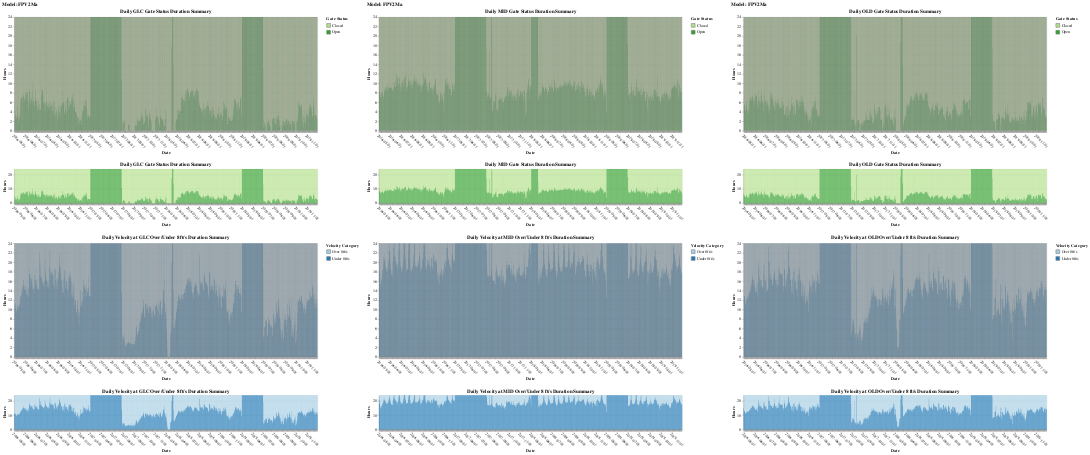

The notebook cell this image was saved under:
### Code cell
alt.hconcat(
        glc_chart,
        mid_chart,
        old_chart
    ).resolve_scale(color='independent')

### Figure 1 — Vega-Lite specification as saved in the notebook (floating-point values rounded to 4 significant figures; data arrays with more than 128 entries replaced by an {"elided": "..."} marker saying what was removed)
{"config": {"view": {"continuousWidth": 300, "continuousHeight": 300}}, "hconcat": [{"vconcat": [{"vconcat": [{"mark": {"type": "bar", "stroke": "grey", "strokeWidth": 0.5, "width": {"band": 0.7}}, "encoding": {"color": {"condition": {"param": "param_128", "field": "gate_status", "scale": {"domain": ["Closed", "Open"], "range": ["#b2df8a", "#33a02c"]}, "title": "Gate Status", "type": "nominal"}, "value": "lightgray"}, "tooltip": [{"field": "date", "type": "ordinal"}, {"field": "gate_status", "type": "nominal"}, {"field": "total_gate_duration", "type": "quantitative"}], "x": {"axis": {"labelAngle": 45, "labelExpr": "(split(datum.value, '-')[2] === '01') ? datum.value : ''", "ticks": true}, "field": "date", "scale": {"domain": {"param": "param_128"}}, "title": "Date", "type": "ordinal"}, "y": {"field": "total_gate_duration", "title": "Hours", "type": "quantitative"}}, "height": 300, "title": "Daily GLC Gate Status Duration Summary", "width": 800}, {"mark": {"type": "bar"}, "encoding": {"color": {"condition": {"param": "param_128", "field": "gate_status", "scale": {"domain": ["Closed", "Open"], "range": ["#b2df8a", "#33a02c"]}, "title": "Gate Status", "type": "nominal"}, "value": "lightgray"}, "tooltip": [{"field": "date", "type": "ordinal"}, {"field": "gate_status", "type": "nominal"}, {"field": "total_gate_duration", "type": "quantitative"}], "x": {"axis": {"labelAngle": 45, "labelExpr": "(split(datum.value, '-')[2] === '01') ? datum.value : ''", "ticks": true}, "field": "date", "title": "Date", "type": "ordinal"}, "y": {"field": "total_gate_duration", "title": "Hours", "type": "quantitative"}}, "height": 90, "name": "view_242", "title": "Daily GLC Gate Status Duration Summary", "width": 800}], "data": {"name": "data-78453fc185e6577aa5e2b99bd699a654"}}, {"vconcat": [{"mark": {"type": "bar", "stroke": "grey", "strokeWidth": 0.5, "width": {"band": 0.7}}, "encoding": {"color": {"condition": {"param": "param_128", "field": "Velocity_Category", "scale": {"domain": ["Over 8ft/s", "Under 8ft/s"], "range": ["#a6cee3", "#1f78b4"]}, "title": "Velocity Category", "type": "nominal"}, "value": "lightgray"}, "tooltip": [{"field": "date", "type": "ordinal"}, {"field": "Velocity_Category", "type": "nominal"}, {"field": "total_velocity_duration", "type": "quantitative"}], "x": {"axis": {"labelAngle": 45, "labelExpr": "(split(datum.value, '-')[2] === '01') ? datum.value : ''", "ticks": true}, "field": "date", "scale": {"domain": {"param": "param_128"}}, "title": "Date", "type": "ordinal"}, "y": {"field": "total_velocity_duration", "title": "Hours", "type": "quantitative"}}, "height": 300, "title": "Daily Velocity at GLC Over/Under 8 ft/s Duration Summary", "width": 800}, {"mark": {"type": "bar"}, "encoding": {"color": {"condition": {"param": "param_128", "field": "Velocity_Category", "scale": {"domain": ["Over 8ft/s", "Under 8ft/s"], "range": ["#a6cee3", "#1f78b4"]}, "title": "Velocity Category", "type": "nominal"}, "value": "lightgray"}, "tooltip": [{"field": "date", "type": "ordinal"}, {"field": "Velocity_Category", "type": "nominal"}, {"field": "total_velocity_duration", "type": "quantitative"}], "x": {"axis": {"labelAngle": 45, "labelExpr": "(split(datum.value, '-')[2] === '01') ? datum.value : ''", "ticks": true}, "field": "date", "title": "Date", "type": "ordinal"}, "y": {"field": "total_velocity_duration", "title": "Hours", "type": "quantitative"}}, "height": 90, "name": "view_241", "title": "Daily Velocity at GLC Over/Under 8 ft/s Duration Summary", "width": 800}], "data": {"name": "data-15ad5d30b6786317e0bc5fc96766fa2d"}}], "resolve": {"scale": {"color": "independent"}}, "title": "Model: FPV2Ma"}, {"vconcat": [{"vconcat": [{"mark": {"type": "bar", "stroke": "grey", "strokeWidth": 0.5, "width": {"band": 0.7}}, "encoding": {"color": {"condition": {"param": "param_129", "field": "gate_status", "scale": {"domain": ["Closed", "Open"], "range": ["#b2df8a", "#33a02c"]}, "title": "Gate Status", "type": "nominal"}, "value": "lightgray"}, "tooltip": [{"field": "date", "type": "ordinal"}, {"field": "gate_status", "type": "nominal"}, {"field": "total_gate_duration", "type": "quantitative"}], "x": {"axis": {"labelAngle": 45, "labelExpr": "(split(datum.value, '-')[2] === '01') ? datum.value : ''", "ticks": true}, "field": "date", "scale": {"domain": {"param": "param_129"}}, "title": "Date", "type": "ordinal"}, "y": {"field": "total_gate_duration", "title": "Hours", "type": "quantitative"}}, "height": 300, "title": "Daily MID Gate Status Duration Summary", "width": 800}, {"mark": {"type": "bar"}, "encoding": {"color": {"condition": {"param": "param_129", "field": "gate_status", "scale": {"domain": ["Closed", "Open"], "range": ["#b2df8a", "#33a02c"]}, "title": "Gate Status", "type": "nominal"}, "value": "lightgray"}, "tooltip": [{"field": "date", "type": "ordinal"}, {"field": "gate_status", "type": "nominal"}, {"field": "total_gate_duration", "type": "quantitative"}], "x": {"axis": {"labelAngle": 45, "labelExpr": "(split(datum.value, '-')[2] === '01') ? datum.value : ''", "ticks": true}, "field": "date", "title": "Date", "type": "ordinal"}, "y": {"field": "total_gate_duration", "title": "Hours", "type": "quantitative"}}, "height": 90, "name": "view_244", "title": "Daily MID Gate Status Duration Summary", "width": 800}], "data": {"name": "data-cf459d46943be495a1a58d9f44482e63"}}, {"vconcat": [{"mark": {"type": "bar", "stroke": "grey", "strokeWidth": 0.5, "width": {"band": 0.7}}, "encoding": {"color": {"condition": {"param": "param_129", "field": "Velocity_Category", "scale": {"domain": ["Over 8ft/s", "Under 8ft/s"], "range": ["#a6cee3", "#1f78b4"]}, "title": "Velocity Category", "type": "nominal"}, "value": "lightgray"}, "tooltip": [{"field": "date", "type": "ordinal"}, {"field": "Velocity_Category", "type": "nominal"}, {"field": "total_velocity_duration", "type": "quantitative"}], "x": {"axis": {"labelAngle": 45, "labelExpr": "(split(datum.value, '-')[2] === '01') ? datum.value : ''", "ticks": true}, "field": "date", "scale": {"domain": {"param": "param_129"}}, "title": "Date", "type": "ordinal"}, "y": {"field": "total_velocity_duration", "title": "Hours", "type": "quantitative"}}, "height": 300, "title": "Daily Velocity at MID Over/Under 8 ft/s Duration Summary", "width": 800}, {"mark": {"type": "bar"}, "encoding": {"color": {"condition": {"param": "param_129", "field": "Velocity_Category", "scale": {"domain": ["Over 8ft/s", "Under 8ft/s"], "range": ["#a6cee3", "#1f78b4"]}, "title": "Velocity Category", "type": "nominal"}, "value": "lightgray"}, "tooltip": [{"field": "date", "type": "ordinal"}, {"field": "Velocity_Category", "type": "nominal"}, {"field": "total_velocity_duration", "type": "quantitative"}], "x": {"axis": {"labelAngle": 45, "labelExpr": "(split(datum.value, '-')[2] === '01') ? datum.value : ''", "ticks": true}, "field": "date", "title": "Date", "type": "ordinal"}, "y": {"field": "total_velocity_duration", "title": "Hours", "type": "quantitative"}}, "height": 90, "name": "view_243", "title": "Daily Velocity at MID Over/Under 8 ft/s Duration Summary", "width": 800}], "data": {"name": "data-6c337a0b9671f68aacfbb9f39565e961"}}], "resolve": {"scale": {"color": "independent"}}, "title": "Model: FPV2Ma"}, {"vconcat": [{"vconcat": [{"mark": {"type": "bar", "stroke": "grey", "strokeWidth": 0.5, "width": {"band": 0.7}}, "encoding": {"color": {"condition": {"param": "param_130", "field": "gate_status", "scale": {"domain": ["Closed", "Open"], "range": ["#b2df8a", "#33a02c"]}, "title": "Gate Status", "type": "nominal"}, "value": "lightgray"}, "tooltip": [{"field": "date", "type": "ordinal"}, {"field": "gate_status", "type": "nominal"}, {"field": "total_gate_duration", "type": "quantitative"}], "x": {"axis": {"labelAngle": 45, "labelExpr": "(split(datum.value, '-')[2] === '01') ? datum.value : ''", "ticks": true}, "field": "date", "scale": {"domain": {"param": "param_130"}}, "title": "Date", "type": "ordinal"}, "y": {"field": "total_gate_duration", "title": "Hours", "type": "quantitative"}}, "height": 300, "title": "Daily OLD Gate Status Duration Summary", "width": 800}, {"mark": {"type": "bar"}, "encoding": {"color": {"condition": {"param": "param_130", "field": "gate_status", "scale": {"domain": ["Closed", "Open"], "range": ["#b2df8a", "#33a02c"]}, "title": "Gate Status", "type": "nominal"}, "value": "lightgray"}, "tooltip": [{"field": "date", "type": "ordinal"}, {"field": "gate_status", "type": "nominal"}, {"field": "total_gate_duration", "type": "quantitative"}], "x": {"axis": {"labelAngle": 45, "labelExpr": "(split(datum.value, '-')[2] === '01') ? datum.value : ''", "ticks": true}, "field": "date", "title": "Date", "type": "ordinal"}, "y": {"field": "total_gate_duration", "title": "Hours", "type": "quantitative"}}, "height": 90, "name": "view_246", "title": "Daily OLD Gate Status Duration Summary", "width": 800}], "data": {"name": "data-727b63d508c0dea07261c25fbfa34938"}}, {"vconcat": [{"mark": {"type": "bar", "stroke": "grey", "strokeWidth": 0.5, "width": {"band": 0.7}}, "encoding": {"color": {"condition": {"param": "param_130", "field": "Velocity_Category", "scale": {"domain": ["Over 8ft/s", "Under 8ft/s"], "range": ["#a6cee3", "#1f78b4"]}, "title": "Velocity Category", "type": "nominal"}, "value": "lightgray"}, "tooltip": [{"field": "date", "type": "ordinal"}, {"field": "Velocity_Category", "type": "nominal"}, {"field": "total_velocity_duration", "type": "quantitative"}], "x": {"axis": {"labelAngle": 45, "labelExpr": "(split(datum.value, '-')[2] === '01') ? datum.value : ''", "ticks": true}, "field": "date", "scale": {"domain": {"param": "param_130"}}, "title": "Date", "type": "ordinal"}, "y": {"field": "total_velocity_duration", "title": "Hours", "type": "quantitative"}}, "height": 300, "title": "Daily Velocity at OLD Over/Under 8 ft/s Duration Summary", "width": 800}, {"mark": {"type": "bar"}, "encoding": {"color": {"condition": {"param": "param_130", "field": "Velocity_Category", "scale": {"domain": ["Over 8ft/s", "Under 8ft/s"], "range": ["#a6cee3", "#1f78b4"]}, "title": "Velocity Category", "type": "nominal"}, "value": "lightgray"}, "tooltip": [{"field": "date", "type": "ordinal"}, {"field": "Velocity_Category", "type": "nominal"}, {"field": "total_velocity_duration", "type": "quantitative"}], "x": {"axis": {"labelAngle": 45, "labelExpr": "(split(datum.value, '-')[2] === '01') ? datum.value : ''", "ticks": true}, "field": "date", "title": "Date", "type": "ordinal"}, "y": {"field": "total_velocity_duration", "title": "Hours", "type": "quantitative"}}, "height": 90, "name": "view_245", "title": "Daily Velocity at OLD Over/Under 8 ft/s Duration Summary", "width": 800}], "data": {"name": "data-3a1d4283b860a5d53bf15e70f039a757"}}], "resolve": {"scale": {"color": "independent"}}, "title": "Model: FPV2Ma"}], "params": [{"name": "param_128", "select": {"type": "interval", "encodings": ["x"], "mark": {"stroke": "cyan", "strokeOpacity": 1}}, "views": ["view_242", "view_241"]}, {"name": "param_129", "select": {"type": "interval", "encodings": ["x"], "mark": {"stroke": "cyan", "strokeOpacity": 1}}, "views": ["view_244", "view_243"]}, {"name": "param_130", "select": {"type": "interval", "encodings": ["x"], "mark": {"stroke": "cyan", "strokeOpacity": 1}}, "views": ["view_246", "view_245"]}], "resolve": {"scale": {"color": "independent"}}, "$schema": "https://vega.github.io/schema/vega-lite/v5.20.1.json", "datasets": {"data-78453fc185e6577aa5e2b99bd699a654": {"elided": "1487 records"}, "data-15ad5d30b6786317e0bc5fc96766fa2d": {"elided": "1553 records"}, "data-cf459d46943be495a1a58d9f44482e63": {"elided": "1543 records"}, "data-6c337a0b9671f68aacfbb9f39565e961": {"elided": "1492 records"}, "data-727b63d508c0dea07261c25fbfa34938": {"elided": "1538 records"}, "data-3a1d4283b860a5d53bf15e70f039a757": {"elided": "1557 records"}}}
